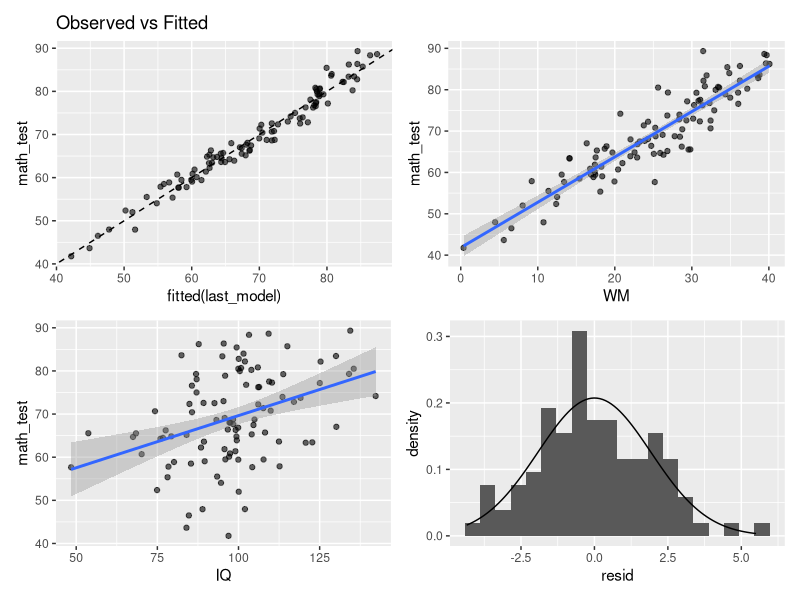
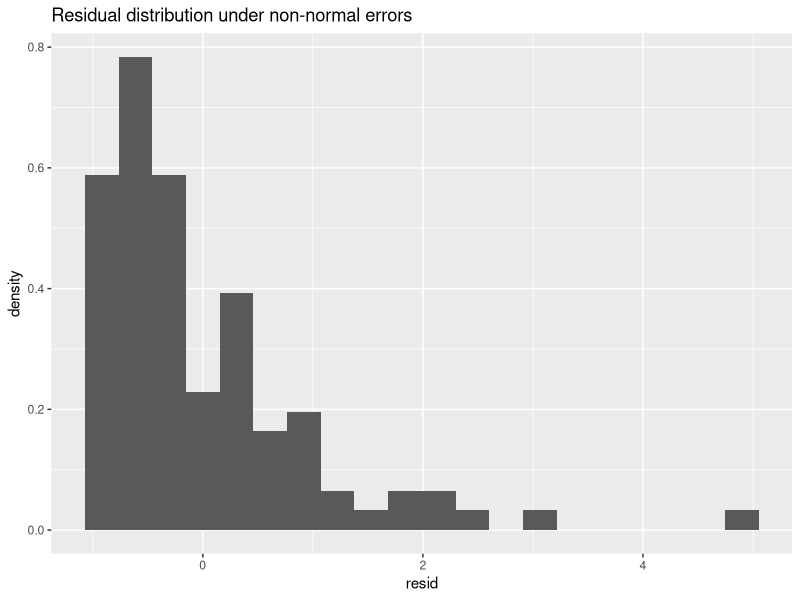
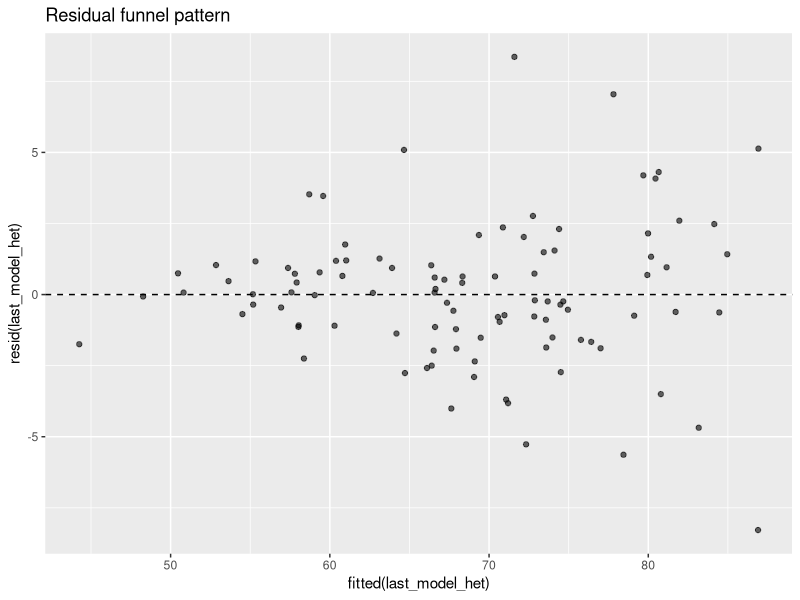
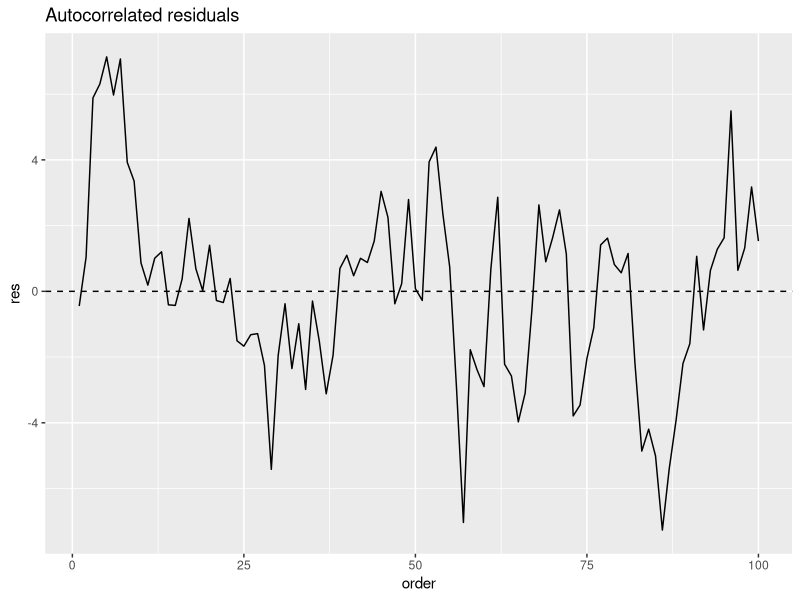
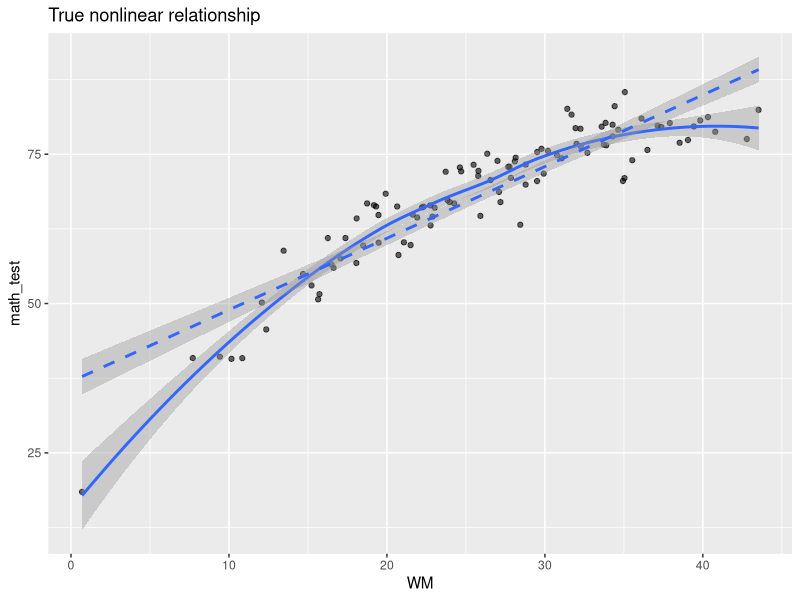

Write the R code that produced these figures, in order.
## ---- chunk 1
knitr::opts_chunk$set(
  echo = FALSE,
  message = FALSE,
  warning = FALSE,
  fig.align = "center"
)
## ---- chunk 2
library(ggplot2)
library(dplyr)
library(tidyr)
library(knitr)
library(patchwork)
## ---- chunk 3
set.seed(1334)

n <- 100
num_iterations <- 3000

true_intercept <- 22
true_beta_IQ <- 0.2
true_beta_WM <- 1.1
## ---- chunk 4

coefficients_WM <- numeric(num_iterations)
coefficients_IQ <- numeric(num_iterations)
intercepts <- numeric(num_iterations)
standard_errors_WM <- numeric(num_iterations)
standard_errors_IQ <- numeric(num_iterations)
residual_standard_errors <- numeric(num_iterations)
r_squared <- numeric(num_iterations)
p_values_WM <- numeric(num_iterations)
p_values_IQ <- numeric(num_iterations)
for (i in 1:num_iterations) {

  IQ <- rnorm(n,100,15)
  WM <- rnorm(n,26,8)
  error <- rnorm(n,0,2)

  math_test <- true_intercept + true_beta_IQ*IQ + true_beta_WM*WM + error

  data <- data.frame(
    id = 1:n,
    math_test = math_test,
    IQ = IQ,
    WM = WM
  )

  model <- lm(math_test ~ WM + IQ , data = data)

  coefficients_WM[i] <- coef(model)["WM"]
  coefficients_IQ[i] <- coef(model)["IQ"]
  intercepts[i] <- coef(model)[1]
  standard_errors_WM[i] <- summary(model)$coefficients["WM","Std. Error"]
  standard_errors_IQ[i] <- summary(model)$coefficients["IQ","Std. Error"]
  residual_standard_errors[i] <- summary(model)$sigma
  r_squared[i] <- summary(model)$r.squared
  p_values_WM[i] <- summary(model)$coefficients["WM","Pr(>|t|)"]
  p_values_IQ[i] <- summary(model)$coefficients["IQ","Pr(>|t|)"]

  if(i==num_iterations){
    last_data <- data
    last_model <- model
  }
}

parameter_list_perfect <- c(
mean(coefficients_WM),
mean(coefficients_IQ),
mean(intercepts),
mean(standard_errors_WM),
mean(standard_errors_IQ),
mean(residual_standard_errors),
mean(r_squared)
)
## ---- chunk 5

p1 <- ggplot(last_data, aes(x = fitted(last_model), y = math_test)) +
geom_point(alpha=.6)+
geom_abline(slope=1,intercept=0,linetype="dashed")+
labs(title="Observed vs Fitted")

p2 <- ggplot(last_data, aes(x=WM,y=math_test))+
geom_point(alpha=.6)+
geom_smooth(method="lm")

p3 <- ggplot(last_data, aes(x=IQ,y=math_test))+
geom_point(alpha=.6)+
geom_smooth(method="lm")

res_df <- data.frame(resid=resid(last_model))

p4 <- ggplot(res_df,aes(x=resid))+
geom_histogram(aes(y=after_stat(density)),bins=20)+
stat_function(fun=dnorm,args=list(mean=mean(res_df$resid),sd=sd(res_df$resid)))

(p1|p2)/(p3|p4)
## ---- chunk 6

coeff_WM_norm <- numeric(num_iterations)
coeff_IQ_norm <- numeric(num_iterations)
intercepts_norm <- numeric(num_iterations)
se_WM_norm <- numeric(num_iterations)
se_IQ_norm <- numeric(num_iterations)
p_WM_norm <- numeric(num_iterations)
p_IQ_norm <- numeric(num_iterations)
rse_norm <- numeric(num_iterations)
r2_norm <- numeric(num_iterations)

for(i in 1:num_iterations){

  IQ <- rnorm(n,100,15)
  WM <- rnorm(n,26,8)

  error <- rexp(n,1)-1

  math_test <- true_intercept + true_beta_IQ*IQ + true_beta_WM*WM + error

  data_norm <- data.frame(math_test,IQ,WM)

  model_norm <- lm(math_test ~ WM + IQ, data = data_norm)

  coeff_WM_norm[i] <- coef(model_norm)["WM"]
  coeff_IQ_norm[i] <- coef(model_norm)["IQ"]
  intercepts_norm[i] <- coef(model_norm)[1]
  se_WM_norm[i] <- summary(model_norm)$coefficients["WM","Std. Error"]
  se_IQ_norm[i] <- summary(model_norm)$coefficients["IQ","Std. Error"]
  p_WM_norm[i] <- summary(model_norm)$coefficients["WM","Pr(>|t|)"]
  p_IQ_norm[i] <- summary(model_norm)$coefficients["IQ","Pr(>|t|)"]
  rse_norm[i] <- summary(model_norm)$sigma
  r2_norm[i] <- summary(model_norm)$r.squared

  if(i==num_iterations){
    last_data_norm <- data_norm
    last_model_norm <- model_norm
  }
}
## ---- chunk 7

res_norm <- data.frame(resid=resid(last_model_norm))

ggplot(res_norm,aes(x=resid))+
geom_histogram(aes(y=after_stat(density)),bins=20)+
labs(title="Residual distribution under non-normal errors")

## ---- chunk 8

coeff_WM_het <- numeric(num_iterations)
coeff_IQ_het <- numeric(num_iterations)
intercepts_het <- numeric(num_iterations)
se_WM_het <- numeric(num_iterations)
se_IQ_het <- numeric(num_iterations)
p_WM_het <- numeric(num_iterations)
p_IQ_het <- numeric(num_iterations)
rse_het <- numeric(num_iterations)
r2_het <- numeric(num_iterations)

for(i in 1:num_iterations){

  IQ <- rnorm(n,100,15)
  WM <- rnorm(n,26,8)

  error_sd <- 0.4 + 0.08*WM
  error <- rnorm(n,0,error_sd)

  math_test <- true_intercept + true_beta_IQ*IQ + true_beta_WM*WM + error

  data_het <- data.frame(math_test,IQ,WM)

  model_het <- lm(math_test ~ WM + IQ, data = data_het)

  coeff_WM_het[i] <- coef(model_het)["WM"]
  coeff_IQ_het[i] <- coef(model_het)["IQ"]
  intercepts_het[i] <- coef(model_het)[1]
  se_WM_het[i] <- summary(model_het)$coefficients["WM","Std. Error"]
  se_IQ_het[i] <- summary(model_het)$coefficients["IQ","Std. Error"]
  p_WM_het[i] <- summary(model_het)$coefficients["WM","Pr(>|t|)"]
  p_IQ_het[i] <- summary(model_het)$coefficients["IQ","Pr(>|t|)"]
  rse_het[i] <- summary(model_het)$sigma
  r2_het[i] <- summary(model_het)$r.squared

  if(i==num_iterations){
    last_data_het <- data_het
    last_model_het <- model_het
  }
}

## ---- chunk 9

ggplot(last_data_het,aes(x=fitted(last_model_het),y=resid(last_model_het)))+
geom_point(alpha=.6)+
geom_hline(yintercept=0,linetype="dashed")+
labs(title="Residual funnel pattern")

## ---- chunk 10

coeff_WM_auto <- numeric(num_iterations)
coeff_IQ_auto <- numeric(num_iterations)
intercepts_auto <- numeric(num_iterations)
se_WM_auto <- numeric(num_iterations)
se_IQ_auto <- numeric(num_iterations)
p_WM_auto <- numeric(num_iterations)
p_IQ_auto <- numeric(num_iterations)
rse_auto <- numeric(num_iterations)
r2_auto <- numeric(num_iterations)

for(i in 1:num_iterations){

  IQ <- rnorm(n,100,15)
  WM <- rnorm(n,26,8)

  u <- rnorm(n,0,2)
  error <- numeric(n)

  error[1] <- u[1]

  for(j in 2:n){
    error[j] <- 0.65*error[j-1] + u[j]
  }

  math_test <- true_intercept + true_beta_IQ*IQ + true_beta_WM*WM + error

  data_auto <- data.frame(math_test,IQ,WM)

  model_auto <- lm(math_test ~ WM + IQ, data = data_auto)

  coeff_WM_auto[i] <- coef(model_auto)["WM"]
  coeff_IQ_auto[i] <- coef(model_auto)["IQ"]
  intercepts_auto[i] <- coef(model_auto)[1]
  se_WM_auto[i] <- summary(model_auto)$coefficients["WM","Std. Error"]
  se_IQ_auto[i] <- summary(model_auto)$coefficients["IQ","Std. Error"]
  p_WM_auto[i] <- summary(model_auto)$coefficients["WM","Pr(>|t|)"]
  p_IQ_auto[i] <- summary(model_auto)$coefficients["IQ","Pr(>|t|)"]
  rse_auto[i] <- summary(model_auto)$sigma
  r2_auto[i] <- summary(model_auto)$r.squared

  if(i==num_iterations){
    last_model_auto <- model_auto
  }
}
## ---- chunk 11

res_auto <- data.frame(
order=1:n,
res=resid(last_model_auto)
)

ggplot(res_auto,aes(x=order,y=res))+
geom_line()+
geom_hline(yintercept=0,linetype="dashed")+
labs(title="Autocorrelated residuals")

## ---- chunk 12

coeff_WM_nonlin <- numeric(num_iterations)
coeff_IQ_nonlin <- numeric(num_iterations)
intercepts_nonlin <- numeric(num_iterations)
se_WM_nonlin <- numeric(num_iterations)
se_IQ_nonlin <- numeric(num_iterations)
p_WM_nonlin <- numeric(num_iterations)
p_IQ_nonlin <- numeric(num_iterations)
rse_nonlin <- numeric(num_iterations)
r2_nonlin <- numeric(num_iterations)

for(i in 1:num_iterations){

  IQ <- rnorm(n,100,15)
  WM <- rnorm(n,26,8)

  error <- rnorm(n,0,2)

  math_test <- true_intercept +
    true_beta_IQ*IQ +
    true_beta_WM*WM -
    0.03*(WM-26)^2 +
    error

  data_nonlin <- data.frame(math_test,IQ,WM)

  model_nonlin <- lm(math_test ~ WM + IQ, data = data_nonlin)

  coeff_WM_nonlin[i] <- coef(model_nonlin)["WM"]
  coeff_IQ_nonlin[i] <- coef(model_nonlin)["IQ"]
  intercepts_nonlin[i] <- coef(model_nonlin)[1]
  se_WM_nonlin[i] <- summary(model_nonlin)$coefficients["WM","Std. Error"]
  se_IQ_nonlin[i] <- summary(model_nonlin)$coefficients["IQ","Std. Error"]
  p_WM_nonlin[i] <- summary(model_nonlin)$coefficients["WM","Pr(>|t|)"]
  p_IQ_nonlin[i] <- summary(model_nonlin)$coefficients["IQ","Pr(>|t|)"]
  rse_nonlin[i] <- summary(model_nonlin)$sigma
  r2_nonlin[i] <- summary(model_nonlin)$r.squared

  if(i==num_iterations){
    last_data_nonlin <- data_nonlin
  }
}

## ---- chunk 13

ggplot(last_data_nonlin,aes(x=WM,y=math_test))+
geom_point(alpha=.6)+
geom_smooth()+
geom_smooth(method="lm",linetype="dashed")+
labs(title="True nonlinear relationship")

## ---- chunk 14
comparison_table <- data.frame(
  Scenario = c("Perfect Model",
               "Non-normal Errors",
               "Heteroscedastic Errors",
               "Autocorrelated Errors",
               "Nonlinear Relationship"),

  Intercept = c(
    mean(intercepts),
    mean(intercepts_norm),
    mean(intercepts_het),
    mean(intercepts_auto),
    mean(intercepts_nonlin)
  ),

  WM_Coefficient = c(
    mean(coefficients_WM),
    mean(coeff_WM_norm),
    mean(coeff_WM_het),
    mean(coeff_WM_auto),
    mean(coeff_WM_nonlin)
  ),

  IQ_Coefficient = c(
    mean(coefficients_IQ),
    mean(coeff_IQ_norm),
    mean(coeff_IQ_het),
    mean(coeff_IQ_auto),
    mean(coeff_IQ_nonlin)
  ),

  WM_SE = c(
    mean(standard_errors_WM),
    mean(se_WM_norm),
    mean(se_WM_het),
    mean(se_WM_auto),
    mean(se_WM_nonlin)
  ),

  IQ_SE = c(
    mean(standard_errors_IQ),
    mean(se_IQ_norm),
    mean(se_IQ_het),
    mean(se_IQ_auto),
    mean(se_IQ_nonlin)
  ),

  WM_pvalue = c(
    mean(p_values_WM),
    mean(p_WM_norm),
    mean(p_WM_het),
    mean(p_WM_auto),
    mean(p_WM_nonlin)
  ),

  IQ_pvalue = c(
    mean(p_values_IQ),
    mean(p_IQ_norm),
    mean(p_IQ_het),
    mean(p_IQ_auto),
    mean(p_IQ_nonlin)
  ),

  Residual_SE = c(
    mean(residual_standard_errors),
    mean(rse_norm),
    mean(rse_het),
    mean(rse_auto),
    mean(rse_nonlin)
  ),

  R_squared = c(
    mean(r_squared),
    mean(r2_norm),
    mean(r2_het),
    mean(r2_auto),
    mean(r2_nonlin)
  )
)

comparison_table[-1] <- round(comparison_table[-1], 3)

kable(
  comparison_table,
  caption = "Average estimated parameters across 3,000 simulations per scenario (true values: intercept = 22, b_WM = 1.1, b_IQ = 0.2)",
  col.names = c("Scenario", "Intercept", "Coef (WM)", "Coef (IQ)",
                "SE (WM)", "SE (IQ)", "p (WM)", "p (IQ)",
                "Residual SE", "R-sq"),
  align = c("l", rep("r", 9))
)
